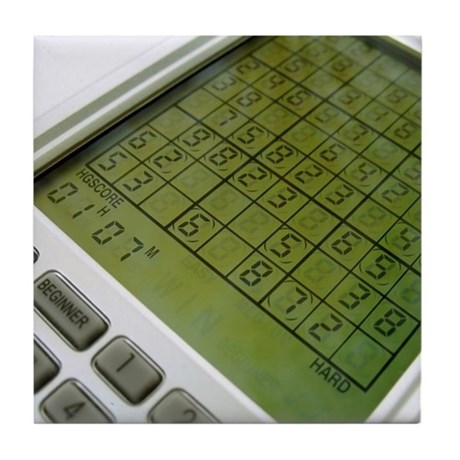
#> input picture images/computer.jpg, 460 x 460 px
$ jupyter execute '17_霍夫变换.ipynb'
#> lines starting #> are read from the running program, lines starting #| are printed output that depends on the picture; after the words box and inside, x2 and y2 are one past the last pixel; in counts of white or black regions, pixels touching at a corner belong together
# 导入所需模块

[cell 1]
import numpy as np
import cv2
import matplotlib.pyplot as plt

---

霍夫变换是一种在图像中寻找直线、圆形以及其他简单形状的方法。霍夫变换采用类似于投票的方式来获取当前图像内的形状集合，该变换由Paul Hough（霍夫）于1962年首次提出。最初的霍夫变换只能用于检测直线，经过发展后，霍夫变换不仅能够识别直线，还能识别其他简单的图形结构，常见的有圆、椭圆等。

霍夫直线变换用来在图像内寻找直线，霍夫圆变换用来在图像内寻找圆。在OpenCV中，前者可以用函数`cv2.HoughLines()`和函数`cv2.HoughLinesP()`实现，后者可以用函数`cv2.HoughCircles()`实现。

# 霍夫直线变换
## 霍夫变换原理
## HoughLines函数
OpenCV提供了函数`cv2.HoughLines()`用来实现霍夫直线变换，该函数要求所操作的源图像是一个二值图像，所以在进行霍夫变换之前要先将源图像进行二值化，或者进行Canny边缘检测。

[cell 2]
img = cv2.imread('./images/computer.jpg')
#> img is the input picture: shape (460, 460, 3); mean B, G, R 130.4, 159.3, 153.1
gray = cv2.cvtColor(img,cv2.COLOR_BGR2GRAY)
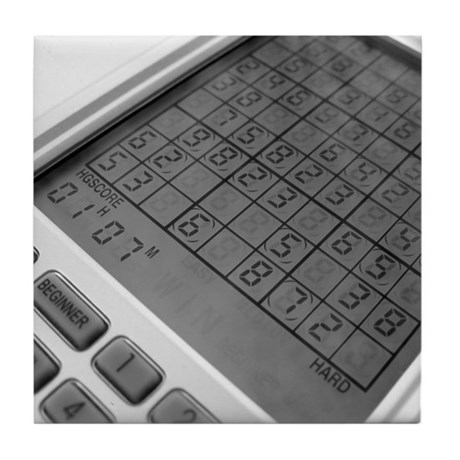
#> gray: shape (460, 460); min 0, max 255, mean 154.2
edges = cv2.Canny(gray,50,150,apertureSize = 3)
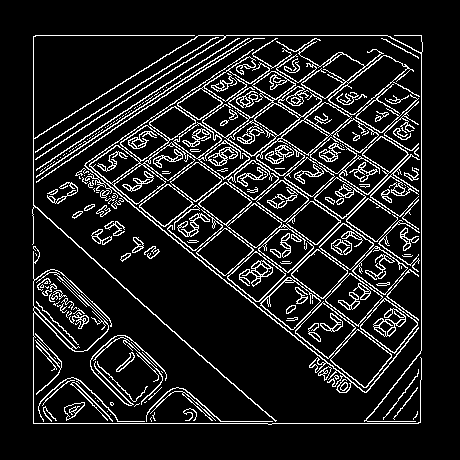
#> edges: shape (460, 460); 11.4% white in thin lines or dots, all inside (x1, y1, x2, y2) = (32, 35, 423, 425)
orgb=cv2.cvtColor(img,cv2.COLOR_BGR2RGB)
oShow=orgb.copy()
lines = cv2.HoughLines(edges,1,np.pi/180,140)
#> lines = 64 rows, first 8: [423, 1.57], [35, 1.57], [33, 0], [421, 0], [76, 2.25], [15, 2.2], [73, 2.25], [130, 2.3]
for line in lines:
    rho,theta = line[0]
    a = np.cos(theta)
    b = np.sin(theta)
    x0 = a*rho
    y0 = b*rho
    x1 = int(x0 + 1000*(-b))
    y1 = int(y0 + 1000*(a))
    x2 = int(x0 - 1000*(-b))
    y2 = int(y0 - 1000*(a))
    cv2.line(orgb,(x1,y1),(x2,y2),(0,0,255),2)
#> this loop made 64 passes
#> (rho, theta, a, b, x0, y0, x1, y1) on passes 1 to 12: (423, 1.57, -4.37e-08, 1, -1.85e-05, 423, -1000, 422), (35, 1.57, -4.37e-08, 1, -1.53e-06, 35, -1000, 34), (33, 0, 1, 0, 33, 0, 33, 1000), (421, 0, 1, 0, 421, 0, 421, 1000), (76, 2.25, -0.629, 0.777, -47.83, 59.06, -824, -570), (15, 2.2, -0.588, 0.809, -8.82, 12.14, -817, -575), (73, 2.25, -0.629, 0.777, -45.94, 56.73, -823, -572), (130, 2.3, -0.669, 0.743, -86.99, 96.61, -830, -572), (400, 0.785, 0.707, 0.707, 282.8, 282.8, -424, 989), (-14, 2.18, -0.574, 0.819, 8.03, -11.47, -811, -585), (12, 2.2, -0.588, 0.809, -7.05, 9.71, -816, -578), (283, 0.89, 0.629, 0.777, 178.1, 219.9, -599, 849)
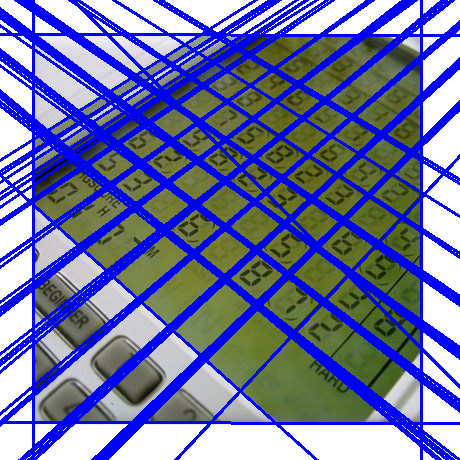
#> orgb: shape (460, 460, 3); mean R, G, B 108.5, 113.1, 170.2
plt.subplot(121)
plt.imshow(oShow)
plt.axis('off')
plt.subplot(122)
plt.imshow(orgb)
plt.axis('off')
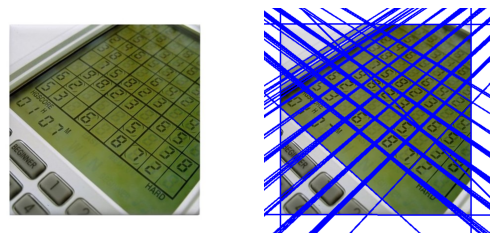
#> figure drawn by matplotlib, 2 panels

## HoughLinesP函数

概率霍夫变换对基本霍夫变换算法进行了一些修正，是霍夫变换算法的优化。它没有考虑所有的点。相反，它只需要一个足以进行线检测的随机点子集即可。

[cell 3]
img = cv2.imread('./images/computer.jpg',-1)
gray = cv2.cvtColor(img,cv2.COLOR_BGR2GRAY)
edges = cv2.Canny(gray,50,150,apertureSize =3)
orgb=cv2.cvtColor(img,cv2.COLOR_BGR2RGB)
oShow=orgb.copy()
lines = cv2.HoughLinesP(edges,1,np.pi/180,160,minLineLength=100,maxLineGap=10)
#> lines = 29 rows, first 6: [33, 423, 418, 423], [33, 422, 33, 36], [35, 35, 421, 35], [421, 379, 421, 36], [104, 94, 416, 321], [43, 132, 364, 392]
for line in lines:
    x1,y1,x2,y2 = line[0]
    cv2.line(orgb,(x1,y1),(x2,y2),(255,255,255),2)
#> this loop made 29 passes
#> (x1, y1, x2, y2) on passes 1 to 12: (33, 423, 418, 423), (33, 422, 33, 36), (35, 35, 421, 35), (421, 379, 421, 36), (104, 94, 416, 321), (43, 132, 364, 392), (34, 206, 248, 398), (45, 131, 315, 349), (258, 307, 418, 147), (106, 92, 418, 319), (164, 231, 343, 86), (133, 76, 418, 276)
#> line on passes 26 to 29: [[222, 278, 330, 180]], [[35, 159, 211, 45]], [[185, 44, 418, 190]], [[135, 114, 417, 319]]
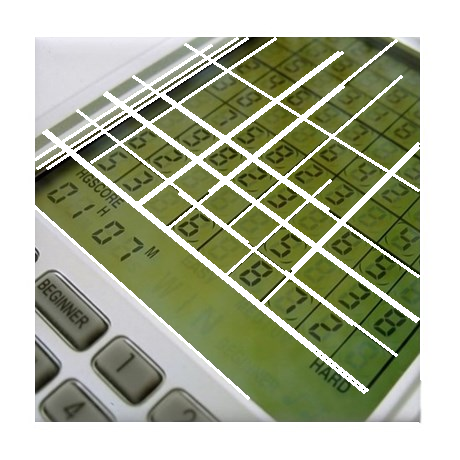
#> orgb: shape (460, 460, 3); mean R, G, B 169.1, 174.7, 149.4
plt.subplot(121)
plt.imshow(oShow)
plt.axis('off')
plt.subplot(122)
plt.imshow(orgb)
plt.axis('off')

---
# 霍夫圆环变换
霍夫变换除了用来检测直线外，也能用来检测其他几何对象。实际上，只要是能够用一个参数方程表示的对象，都适合用霍夫变换来检测

在OpenCV中，实现霍夫圆变换的是函数`cv2.HoughCircles()`，该函数将Canny边缘检测和霍夫变换结合。

[cell 4]
img = cv2.imread('./images/chess.jpg',0)
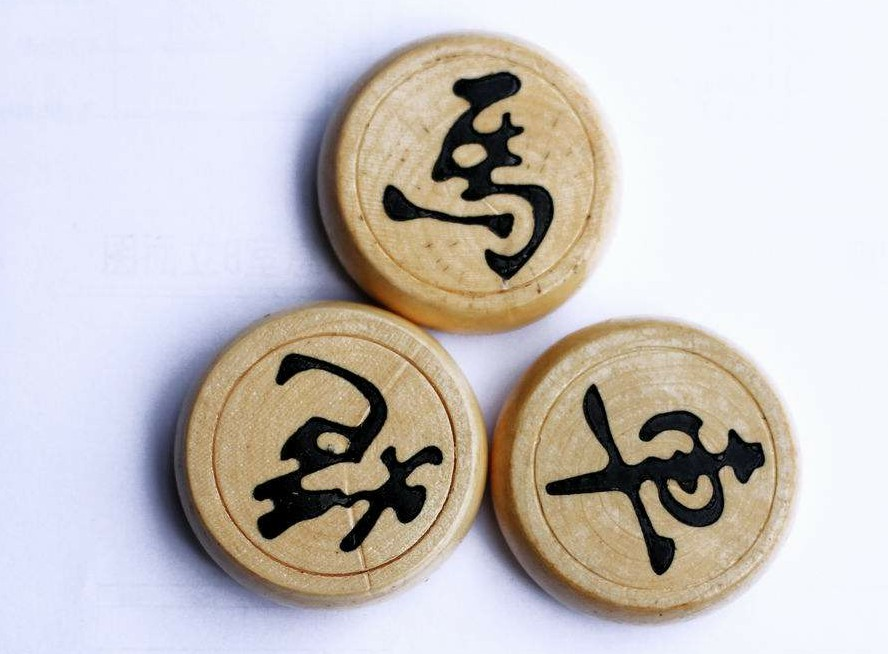
#> input picture images/chess.jpg, 888 x 654 px
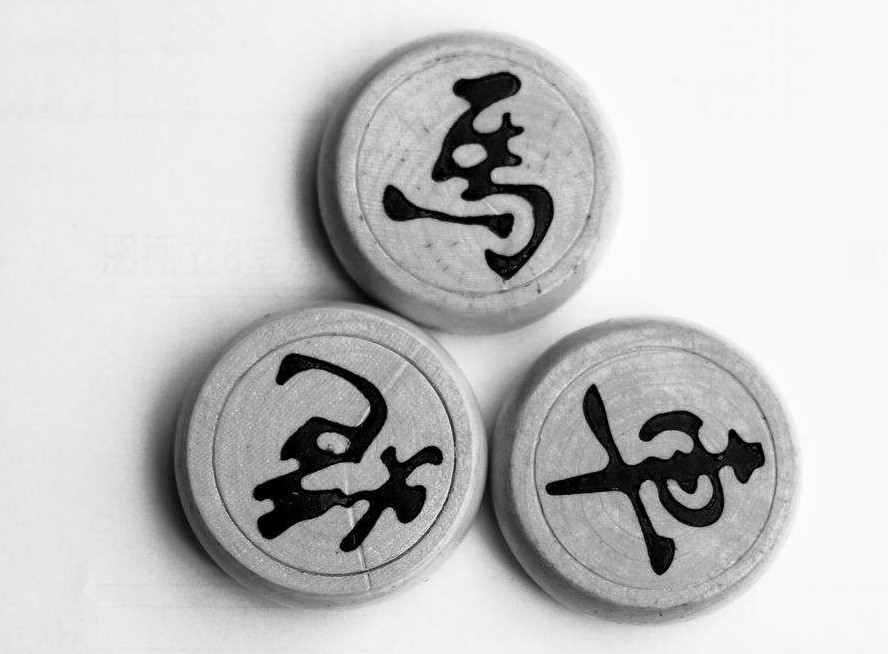
#> img: shape (654, 888); min 0, max 255, mean 195.6
imgo=cv2.imread('./images/chess.jpg',-1)
#> imgo is the input picture: shape (654, 888, 3); mean B, G, R 192.2, 194.3, 199.5
o=cv2.cvtColor(imgo,cv2.COLOR_BGR2RGB)
oshow=o.copy()
img = cv2.medianBlur(img,5)
circles = cv2.HoughCircles(img,cv2.HOUGH_GRADIENT,1,300,param1=50,param2=30,minRadius=100,maxRadius=200)
circles = np.uint16(np.around(circles))
for i in circles[0,:]:
  cv2.circle(o,(i[0],i[1]),i[2],(255,0,0),12)
  cv2.circle(o,(i[0],i[1]),2,(255,0,0),12)
#> this loop made 3 passes
#> i on passes 1 to 3: [330, 450, 142], [646, 468, 153], [476, 174, 121]
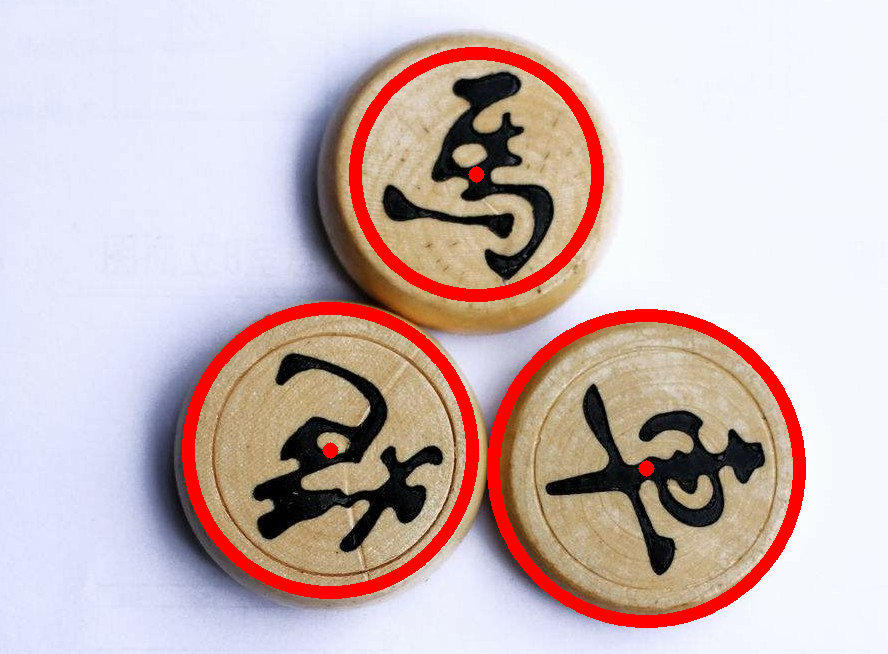
#> o: shape (654, 888, 3); mean R, G, B 203.8, 184.7, 184.2
plt.subplot(121)
plt.imshow(oshow)
plt.axis('off')
plt.subplot(122)
plt.imshow(o)
plt.axis('off')
